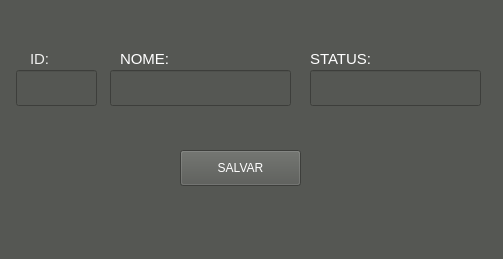
<?xml version="1.0" encoding="UTF-8"?>
<ui version="4.0">
 <class>MainWindow</class>
 <widget class="QMainWindow" name="MainWindow">
  <property name="geometry">
   <rect>
    <x>0</x>
    <y>0</y>
    <width>503</width>
    <height>259</height>
   </rect>
  </property>
  <property name="windowTitle">
   <string>Edição</string>
  </property>
  <property name="styleSheet">
   <string notr="true">background-color: rgb(85, 87, 83);</string>
  </property>
  <widget class="QWidget" name="centralwidget">
   <widget class="QLineEdit" name="lineEdit">
    <property name="enabled">
     <bool>false</bool>
    </property>
    <property name="geometry">
     <rect>
      <x>16</x>
      <y>70</y>
      <width>81</width>
      <height>36</height>
     </rect>
    </property>
    <property name="font">
     <font>
      <pointsize>11</pointsize>
     </font>
    </property>
    <property name="styleSheet">
     <string notr="true">border-color: rgb(255, 255, 255);
color: rgb(255, 255, 255);</string>
    </property>
   </widget>
   <widget class="QLineEdit" name="lineEdit_2">
    <property name="geometry">
     <rect>
      <x>110</x>
      <y>70</y>
      <width>181</width>
      <height>36</height>
     </rect>
    </property>
    <property name="font">
     <font>
      <pointsize>11</pointsize>
     </font>
    </property>
    <property name="styleSheet">
     <string notr="true">color: rgb(255, 255, 255);
border-top-color: rgb(255, 255, 255);
selection-color: rgb(173, 127, 168);
border-color: rgb(255, 255, 255);</string>
    </property>
   </widget>
   <widget class="QLineEdit" name="lineEdit_3">
    <property name="geometry">
     <rect>
      <x>310</x>
      <y>70</y>
      <width>171</width>
      <height>36</height>
     </rect>
    </property>
    <property name="font">
     <font>
      <pointsize>11</pointsize>
     </font>
    </property>
    <property name="styleSheet">
     <string notr="true">color: rgb(255, 255, 255);</string>
    </property>
   </widget>
   <widget class="QLabel" name="label">
    <property name="geometry">
     <rect>
      <x>30</x>
      <y>50</y>
      <width>41</width>
      <height>17</height>
     </rect>
    </property>
    <property name="font">
     <font>
      <pointsize>11</pointsize>
     </font>
    </property>
    <property name="styleSheet">
     <string notr="true">color: rgb(238, 238, 236);</string>
    </property>
    <property name="text">
     <string>ID:</string>
    </property>
   </widget>
   <widget class="QLabel" name="label_2">
    <property name="geometry">
     <rect>
      <x>120</x>
      <y>50</y>
      <width>61</width>
      <height>17</height>
     </rect>
    </property>
    <property name="font">
     <font>
      <pointsize>11</pointsize>
     </font>
    </property>
    <property name="styleSheet">
     <string notr="true">color: rgb(255, 255, 255);</string>
    </property>
    <property name="text">
     <string>NOME:</string>
    </property>
   </widget>
   <widget class="QLabel" name="label_3">
    <property name="geometry">
     <rect>
      <x>310</x>
      <y>50</y>
      <width>81</width>
      <height>17</height>
     </rect>
    </property>
    <property name="font">
     <font>
      <pointsize>11</pointsize>
     </font>
    </property>
    <property name="styleSheet">
     <string notr="true">color: rgb(255, 255, 255);</string>
    </property>
    <property name="text">
     <string>STATUS:</string>
    </property>
   </widget>
   <widget class="QPushButton" name="pushButton">
    <property name="geometry">
     <rect>
      <x>180</x>
      <y>150</y>
      <width>121</width>
      <height>36</height>
     </rect>
    </property>
    <property name="styleSheet">
     <string notr="true">color: rgb(255, 255, 255);</string>
    </property>
    <property name="text">
     <string>SALVAR</string>
    </property>
   </widget>
  </widget>
  <widget class="QStatusBar" name="statusbar"/>
 </widget>
 <resources/>
 <connections>
  <connection>
   <sender>lineEdit_2</sender>
   <signal>editingFinished()</signal>
   <receiver>lineEdit_3</receiver>
   <slot>selectAll()</slot>
   <hints>
    <hint type="sourcelabel">
     <x>240</x>
     <y>84</y>
    </hint>
    <hint type="destinationlabel">
     <x>350</x>
     <y>88</y>
    </hint>
   </hints>
  </connection>
  <connection>
   <sender>lineEdit_3</sender>
   <signal>editingFinished()</signal>
   <receiver>pushButton</receiver>
   <slot>click()</slot>
   <hints>
    <hint type="sourcelabel">
     <x>409</x>
     <y>92</y>
    </hint>
    <hint type="destinationlabel">
     <x>269</x>
     <y>161</y>
    </hint>
   </hints>
  </connection>
 </connections>
</ui>
